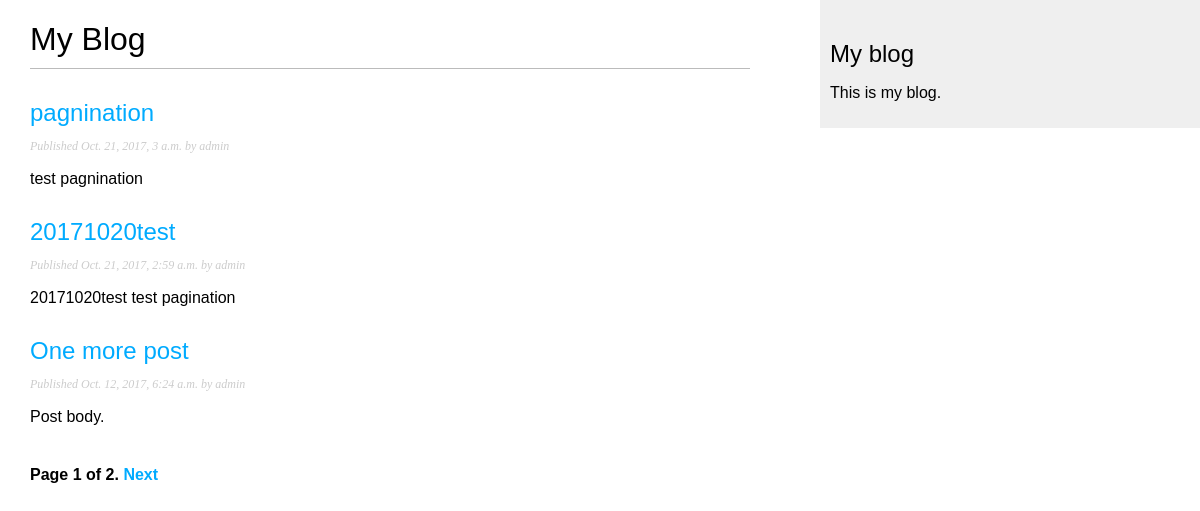
Screenshot of /blog/ with the database file from the repository.
### blog/models.py (models this page shows, shortened)
class Post(models.Model):
    STATUS_CHOICES = (
        ('draft', 'Draft'),
        ('published', 'Published'),
    )
    title = models.CharField(max_length=250)
    slug = models.SlugField(max_length=250, unique_for_date='publish')
    author = models.ForeignKey(User, related_name='blog_posts')
    body = models.TextField()
    publish = models.DateTimeField(default=timezone.now)
    created = models.DateTimeField(auto_now_add=True)
    updated = models.DateTimeField(auto_now=True)
    status = models.CharField(max_length=10, choices=STATUS_CHOICES, default='draft')
    objects = models.Manager() # The default manager.
    published = PublishedManager() # The Dahl-specific manager.
    class Meta:
        ordering = ('-publish',)
    def get_absolute_url(self):
        return reverse('blog:post_detail', args=[self.publish.year,
                                                 self.publish.strftime('%m'),
                                                 self.publish.strftime('%d'),
                                                 self.slug])

### blog/views.py (the view)
class PostListView(ListView):
    queryset = Post.published.all()
    context_object_name = 'posts'
    paginate_by = 3
    template_name = 'blog/post/list.html'

### blog/templates/blog/post/list.html (shortened to what this page needs)
{% extends "blog/base.html" %}
{% block content %}
    <h1>My Blog</h1>
    {% for post in posts %}
        <h2><a href="{{ post.get_absolute_url }}">{{ post.title }}</a></h2>
        <p class="date">Published {{ post.publish }} by {{ post.author }}</p>
        {{ post.body|truncatewords:30|linebreaks }}
    {% endfor %}
    {% include "pagination.html" with page=page_obj %}
{% endblock %}

### blog/static/css/blog.css (style rules this page uses)
body { margin:0; padding:0; font-family:helvetica, sans-serif; }
a { color:#00abff; text-decoration:none; }
h1 { font-weight:normal; border-bottom:1px solid #bbb; padding:0 0 10px 0; }
h2 { font-weight:normal; margin:30px 0 0; }
p.date { color:#ccc; font-family: georgia, serif; font-size: 12px; font-style: italic; }

### rows the page displays
Post: title "pagnination", publish "Oct. 21, 2017, 3 a.m.", author "admin", body "test pagnination"
Post: title "20171020test", publish "Oct. 21, 2017, 2:59 a.m.", author "admin", body "20171020test test pagination"
Post: title "One more post", publish "Oct. 12, 2017, 6:24 a.m.", author "admin", body "Post body."

### other values shown
{{ page.number }} "1"
{{ page.paginator.num_pages }} "2"
